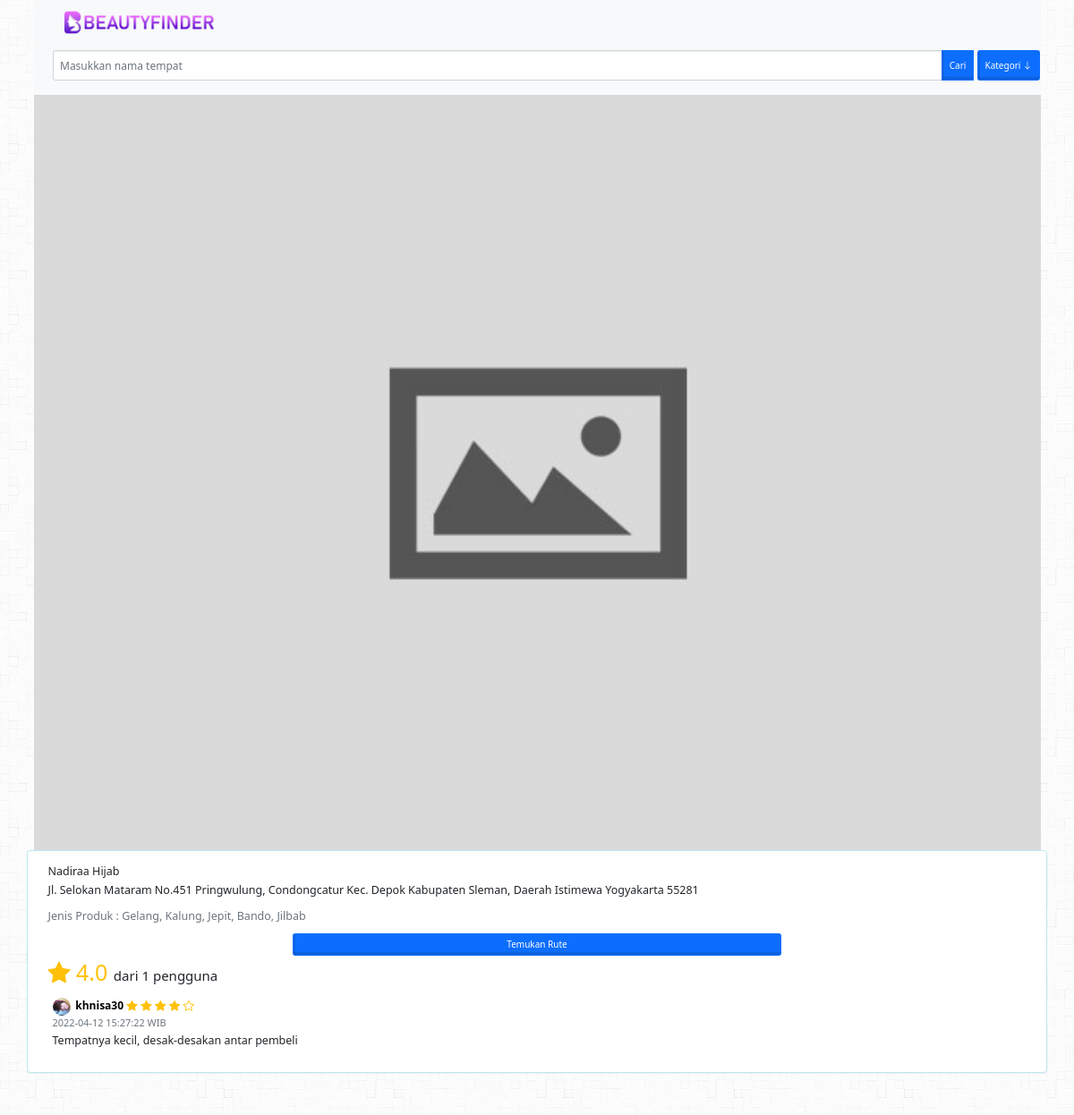
The page /place.php?id=11 (signed in) on the database its author committed.
### tables this page shows
CREATE TABLE `toko` (
  `id` int(11) NOT NULL AUTO_INCREMENT,
  `nama_toko` varchar(255) NOT NULL,
  `id_kategori` int(11) NOT NULL,
  `img` text DEFAULT NULL,
  `alamat` text NOT NULL,
  `latitude` varchar(50) NOT NULL,
  `longitude` varchar(50) NOT NULL,
  `username` varchar(100) NOT NULL,
  `verifikasi` enum('Ya','Tidak') NOT NULL,
  PRIMARY KEY (`id`)
);

CREATE TABLE `kategori` (
  `id_kategori` int(11) NOT NULL AUTO_INCREMENT,
  `nama_kategori` varchar(100) NOT NULL,
  `simbol` varchar(200) DEFAULT NULL,
  PRIMARY KEY (`id_kategori`)
);

CREATE TABLE `ulasan` (
  `id` varchar(100) NOT NULL,
  `id_toko` int(11) NOT NULL,
  `rating` int(11) NOT NULL,
  `username` varchar(100) NOT NULL,
  `ulasan` text DEFAULT NULL,
  `waktu` datetime DEFAULT NULL,
  PRIMARY KEY (`id`)
);

CREATE TABLE `user` (
  `username` varchar(100) NOT NULL,
  `password` varchar(100) NOT NULL,
  `nama_lengkap` text NOT NULL,
  `img` text DEFAULT NULL,
  `akses` enum('Admin','User') DEFAULT NULL,
  PRIMARY KEY (`username`)
);

### place.php (the view, shortened to what this page needs)
<?php
include "koneksi.php";
include_once "header.php";
include_once "navbar.php"; ?>
<form method="POST">
    <div class="row">
        <?php
        $id = $_GET['id'];
        $data_toko = mysqli_query(
            $conn,
            "SELECT toko.id,nama_toko,alamat,latitude,longitude,img,nama_kategori
              FROM toko INNER JOIN kategori ON toko.id_kategori = kategori.id_kategori WHERE toko.id = $id"
        );
        $data = mysqli_fetch_array($data_toko);
        $idtoko = $data['id'];
        if ($data['nama_kategori'] == "Aksesoris") {
            $produk = "Gelang, Kalung, Jepit, Bando, Jilbab";
        }
        ?>
        <div class="col-md-12">
            <div>
                <img src="img/toko/<?php echo $data['img']; ?>" width="100%">
            </div>
        </div>
        <div class="panel panel-info">
            <div class="panel-body">
                <div class="fs-5">
                    <h5><?php echo $data['nama_toko']; ?></h5>
                    <p>
                        <?php echo $data['alamat']; ?>
                    </p>
                    <p class="text-secondary">
                        Jenis Produk : <?php echo $produk; ?>
                    </p>
                    <center>
                        <a class="btn btn-primary text-center w-50" href="routes.php?search=&&destination=<?php echo $data['latitude']; ?>,<?php echo $data['longitude']; ?>">Temukan Rute</a>
                    </center>
                </div>
                <?php
                $rating = mysqli_query($conn, "SELECT ROUND(AVG(rating),1) AS rating,COUNT(id) AS jmlRating FROM ulasan WHERE id_toko = '$idtoko'");
                $datarating = mysqli_fetch_array($rating);
                if ($datarating['rating'] > 0) {
                ?>
                    <span class="fs-1 text-warning mb-2"><i class="bi bi-star-fill"></i> <?php echo $datarating['rating']; ?> </span><span class="fs-4"> dari <?php echo $datarating['jmlRating']; ?> pengguna</span>
                <?php
                }
                ?>
    <?php
    $dataulasan = mysqli_query($conn, "SELECT * FROM ulasan WHERE id_toko = '$idtoko' ORDER BY waktu DESC");
    while ($ulas = mysqli_fetch_array($dataulasan)) {
        $dataUser = $ulas['username'];
        $dataUserulasan = mysqli_query($conn, "SELECT img FROM user WHERE username = '$dataUser'");
        $ulasUser = mysqli_fetch_array($dataUserulasan);
        if ($ulasUser['img'] != NULL) {
            $gambarUser = $ulasUser['img'];
        } else {
            $gambarUser = 'default.png';
        }
    ?>
        <div class="mt-2 mb-2 p-2 fs-5">
            <img class="rounded-circle me-1" src="img/user/<?php echo $gambarUser; ?>" width="20px" height="20px" id="image-preview">
            <a href="people.php?id=<?php echo $ulas['username']; ?>" id="people"><strong><?php echo $ulas['username']; ?></strong></a>
            <?php
            for ($i = 1; $i <= 5; $i++) {
                if ($i <= $ulas['rating']) {
            ?>
                    <i class="bi bi-star-fill text-warning"></i>
                <?php
                } else {
                ?>
                    <i class="bi bi-star text-warning"></i>
                <?php
                }
                ?>
            <?php
            }
            ?>
            <br>
            <small class="text-muted float-start"><?php echo $ulas['waktu']; ?> WIB</small>
            <br>
            <?php echo $ulas['ulasan']; ?>
        </div>
    <?php
    }
    ?>
        </div>
</form>
</div>

### css/style.css (style rules this page uses)
body { background: url("../img/background.png"); font-family: sistem; }
.btn { border: 0; border-bottom: 0; border-left: 0; font-weight: '900'; box-shadow: inset 0 -3.2px rgba(0, 0, 0, 0.12), inset 2px 0 rgba(0, 0, 0, 0.1); outline: none; -webkit-outline: none; -o-outline: none; -moz-outline: none; }

### header.php (style rules this page uses)
body, button, a, .form-control { font-size: 12px; }
#people { text-decoration: none; color: black; }

### rows shown on the page
toko: img (placeholder picture), nama_toko "Nadiraa Hijab", alamat "Jl. Selokan Mataram No.451 Pringwulung, Condongcatur Kec. Depok Kabupaten Sleman, Daerah Istimewa Yogyakarta 55281", id_kategori.nama_kategori "Gelang, Kalung, Jepit, Bando, Jilbab"
ulasan: user.img (picture), username "khnisa30", rating 4 (drawn), waktu "2022-04-12 15:27:22", ulasan "Tempatnya kecil, desak-desakan antar pembeli"

### other values the page prints
$datarating['rating'] "4.0"
$datarating['jmlRating'] "1"
